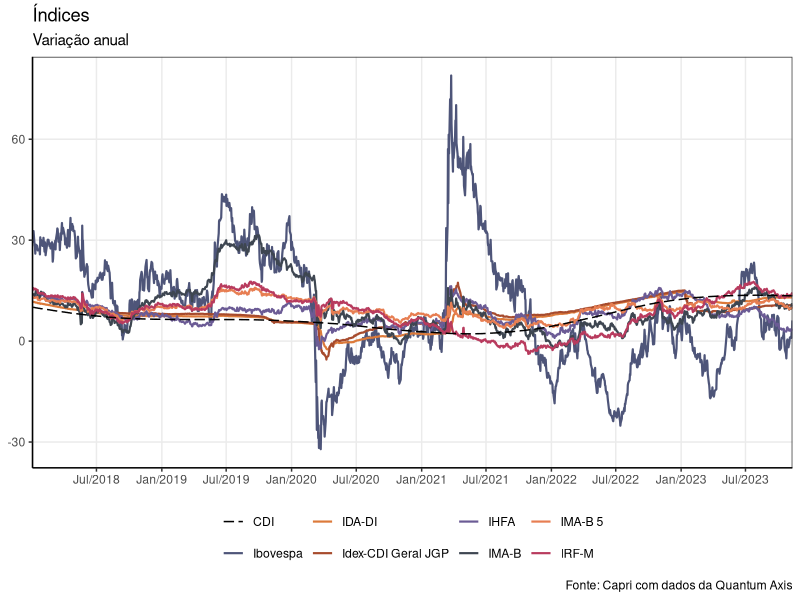

This chart was generated by the following R code: (Note: this script raises an error after producing the figure.)

# Carregando pacotes ------------------------------------------------------

library(tidyverse)
library(scales)

# Setup -------------------------------------------------------------------

rm(list = ls())

Sys.setenv("LANGUAGE" = "Pt")
Sys.setlocale("LC_ALL", "Portuguese")

# Coleta de dados ---------------------------------------------------------

df <- read.csv("index.csv", header = TRUE, sep = ";", dec = ",", check.names = FALSE) |>
  `colnames<-`(c("Nome do Ativo",
                 "Data",
                 "Cota")) |>
  as_tibble() |>
  mutate(Data = as.Date(Data, format = "%d/%m/%Y"))

# Classe
class(df)

# Estrutura
str(df)

# Tratamento de dados -----------------------------------------------------
data <- df |>
  group_by(`Nome do Ativo`) |>
  mutate(var_12M = round(((Cota / lag(Cota,252)) - 1)*100,2)) |>
  mutate(var_ano = round(((Cota / Cota[which(Data == "2023-01-02")]) - 1)*100,2)) |>
  mutate(var_mes = round(((Cota / Cota[which(Data == "2023-10-31")]) - 1)*100,2))

write.csv2(data, "desempenho_indices.csv")

# Visualização de dados ---------------------------------------------------

## Variação anual -------------------------------------------------------

data |> 
  filter(Data >= "2018-01-01") |>
  ggplot() +
  geom_line(data = . %>% filter(`Nome do Ativo` != "CDI"), 
            aes(Data, var_12M, colour = `Nome do Ativo`), size = .75) +
  geom_line(data = . %>% filter(`Nome do Ativo` == "CDI"), 
            aes(Data, var_12M, colour = "CDI"), size = .5, linetype = "longdash") +
  theme_bw() + theme(panel.grid.minor = element_blank(), 
                     axis.line = element_line(colour = "black"),
                     legend.position = "bottom", 
                     legend.title = element_blank(), 
                     axis.title = element_blank(), 
                     strip.background = element_blank()) + 
  scale_x_date(expand = c(0,0), labels = date_format("%b/%Y"), breaks = "6 months",) +
  scale_colour_manual(values = c("black",
                                 "#4e5579",
                                 "#dc7a3a",
                                 "#a74b2d",
                                 "#6b5b95",
                                 "#3e4651",
                                 "#e77e52",
                                 "#b83b5e",
                                 "#4eadde")) + 
  labs(title = "Índices", 
       subtitle = "Variação anual",
       caption = "Fonte: Capri com dados da Quantum Axis")

ggsave("variacao anual.png", width = 21, height = 11.900, units = "in", dpi = 800, path = paste(getwd(),
                                                                                                "/Gráficos/Índices",
                                                                                                sep = ""))

## Variação anual acumulada  -------------------------------------------------------

data |> 
  filter(Data >= "2023-01-01") |>
  ggplot() +
  geom_line(data = . %>% filter(`Nome do Ativo` != "CDI"), 
            aes(Data, var_ano, colour = `Nome do Ativo`), size = .75) +
  geom_line(data = . %>% filter(`Nome do Ativo` == "CDI"), 
            aes(Data, var_ano, colour = "CDI"), size = .5, linetype = "longdash") +
  theme_bw() + theme(panel.grid.minor = element_blank(), 
                     axis.line = element_line(colour = "black"),
                     legend.position = "bottom", 
                     legend.title = element_blank(), 
                     axis.title = element_blank(), 
                     strip.background = element_blank()) + 
  scale_x_date(expand = c(0,0), labels = date_format("%b"), breaks = "1 months",) +
  scale_colour_manual(values = c("black",
                                 "#4e5579",
                                 "#dc7a3a",
                                 "#a74b2d",
                                 "#6b5b95",
                                 "#3e4651",
                                 "#e77e52",
                                 "#b83b5e",
                                 "#4eadde")) + 
  labs(title = "Índices",
       subtitle = "Variação acumulada no ano", 
       caption = "Fonte: Capri com dados da Quantum Axis")

ggsave("variacao anual acumulada.png", width = 21, height = 11.900, units = "in", dpi = 800, path = paste(getwd(),
                                                                                                          "/Gráficos/Índices",
                                                                                                          sep = ""))

## Variação mensal acumulada  -------------------------------------------------------

data |> 
  filter(Data >= "2023-10-31") |>
  ggplot() +
  geom_line(data = . %>% filter(`Nome do Ativo` != "CDI"), 
            aes(Data, var_mes, colour = `Nome do Ativo`), size = .75) +
  geom_line(data = . %>% filter(`Nome do Ativo` == "CDI"), 
            aes(Data, var_mes, colour = "CDI"), size = .5, linetype = "longdash") +
  theme_bw() + theme(panel.grid.minor = element_blank(), 
                     axis.line = element_line(colour = "black"),
                     legend.position = "bottom", 
                     legend.title = element_blank(), 
                     axis.title = element_blank(), 
                     strip.background = element_blank()) + 
  scale_x_date(expand = c(0,0), labels = date_format("%d"), breaks = "1 day",) +
  scale_colour_manual(values = c("black",
                                 "#4e5579",
                                 "#dc7a3a",
                                 "#a74b2d",
                                 "#6b5b95",
                                 "#3e4651",
                                 "#e77e52",
                                 "#b83b5e",
                                 "#4eadde")) +  
  labs(title = "Índices",
       subtitle = "Variação acumulada no mês", 
       caption = "Fonte: Capri com dados da Quantum Axis")

ggsave("variacao mensal acumulada.png", width = 21, height = 11.900, units = "in", dpi = 800, path = paste(getwd(),
                                                                                                           "/Gráficos/Índices",
                                                                                                           sep = ""))
